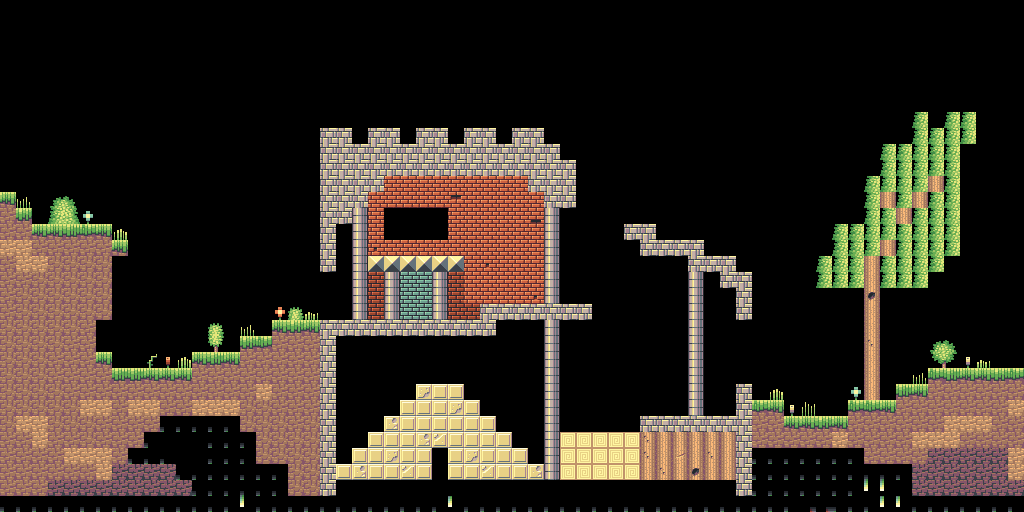

Tiled map render using the project's own tile images. Description and the whole map definition, tile-layer contents included, below:
An orthogonal 64x32 tile map with 16x16 px tiles, 1 tile layer (Tile Layer 1).

<map version="1.0" tiledversion="1.0.1" orientation="orthogonal" renderorder="right-down" width="64" height="32" tilewidth="16" tileheight="16" nextobjectid="1">
 <tileset firstgid="1" name="spritesheet" tilewidth="16" tileheight="16" tilecount="1024" columns="32">
  <image source="spritesheet.png" trans="ff00ff" width="512" height="512" />
 </tileset>
 <layer name="Tile Layer 1" width="64" height="32">
  <data encoding="csv">
0,0,0,0,0,0,0,0,0,0,0,0,0,0,0,0,0,0,0,0,0,0,0,0,0,0,0,0,0,0,0,0,0,0,0,0,0,0,0,0,0,0,0,0,0,0,0,0,0,0,0,0,0,0,0,0,0,0,0,0,0,0,0,0,
0,0,0,0,0,0,0,0,0,0,0,0,0,0,0,0,0,0,0,0,0,0,0,0,0,0,0,0,0,0,0,0,0,0,0,0,0,0,0,0,0,0,0,0,0,0,0,0,0,0,0,0,0,0,0,0,0,0,0,0,0,0,0,0,
0,0,0,0,0,0,0,0,0,0,0,0,0,0,0,0,0,0,0,0,0,0,0,0,0,0,0,0,0,0,0,0,0,0,0,0,0,0,0,0,0,0,0,0,0,0,0,0,0,0,0,0,0,0,0,0,0,0,0,0,0,0,0,0,
0,0,0,0,0,0,0,0,0,0,0,0,0,0,0,0,0,0,0,0,0,0,0,0,0,0,0,0,0,0,0,0,0,0,0,0,0,0,0,0,0,0,0,0,0,0,0,0,0,0,0,0,0,0,0,0,0,0,0,0,0,0,0,0,
0,0,0,0,0,0,0,0,0,0,0,0,0,0,0,0,0,0,0,0,0,0,0,0,0,0,0,0,0,0,0,0,0,0,0,0,0,0,0,0,0,0,0,0,0,0,0,0,0,0,0,0,0,0,0,0,0,0,0,0,0,0,0,0,
0,0,0,0,0,0,0,0,0,0,0,0,0,0,0,0,0,0,0,0,0,0,0,0,0,0,0,0,0,0,0,0,0,0,0,0,0,0,0,0,0,0,0,0,0,0,0,0,0,0,0,0,0,0,0,0,0,0,0,0,0,0,0,0,
0,0,0,0,0,0,0,0,0,0,0,0,0,0,0,0,0,0,0,0,0,0,0,0,0,0,0,0,0,0,0,0,0,0,0,0,0,0,0,0,0,0,0,0,0,0,0,0,0,0,0,0,0,0,0,0,0,0,0,0,0,0,0,0,
0,0,0,0,0,0,0,0,0,0,0,0,0,0,0,0,0,0,0,0,0,0,0,0,0,0,0,0,0,0,0,0,0,0,0,0,0,0,0,0,0,0,0,0,0,0,0,0,0,0,0,0,0,0,0,0,0,102,0,102,102,0,0,0,
0,0,0,0,0,0,0,0,0,0,0,0,0,0,0,0,0,0,0,0,131,131,0,131,131,0,131,131,0,131,131,0,131,131,0,0,0,0,0,0,0,0,0,0,0,0,0,0,0,0,0,0,0,0,0,0,0,102,102,102,102,0,0,0,
0,0,0,0,0,0,0,0,0,0,0,0,0,0,0,0,0,0,0,0,131,131,131,131,131,131,131,131,131,131,131,131,131,131,131,0,0,0,0,0,0,0,0,0,0,0,0,0,0,0,0,0,0,0,0,102,102,102,102,102,0,0,0,0,
0,0,0,0,0,0,0,0,0,0,0,0,0,0,0,0,0,0,0,0,131,131,131,131,131,131,131,131,131,131,131,131,131,131,131,131,0,0,0,0,0,0,0,0,0,0,0,0,0,0,0,0,0,0,0,102,102,102,102,102,0,0,0,0,
0,0,0,0,0,0,0,0,0,0,0,0,0,0,0,0,0,0,0,0,131,131,131,131,259,259,259,259,259,259,259,259,259,131,131,131,0,0,0,0,0,0,0,0,0,0,0,0,0,0,0,0,0,0,102,102,102,102,163,102,0,0,0,0,
1,39,0,70,71,0,0,0,0,0,0,0,0,0,0,0,0,0,0,0,131,131,131,259,259,259,259,259,260,259,259,259,259,259,131,131,0,0,0,0,0,0,0,0,0,0,0,0,0,0,0,0,0,0,102,163,102,163,102,102,0,0,0,0,
33,3,76,102,103,5,0,0,0,0,0,0,0,0,0,0,0,0,0,0,131,131,67,259,0,0,0,0,259,259,259,259,259,257,67,43,0,0,0,0,75,0,0,0,0,0,0,0,0,0,0,0,0,0,102,102,163,102,102,102,0,0,0,0,
33,33,1,1,2,4,1,38,0,0,0,0,0,0,0,0,0,0,0,0,131,43,67,259,0,0,0,0,259,259,259,259,259,259,67,43,0,0,0,131,131,0,0,0,0,0,0,0,0,0,0,0,102,102,102,102,102,102,102,102,0,0,0,0,
34,34,33,33,33,33,33,1,0,0,0,0,0,0,0,0,0,0,0,0,131,43,67,258,259,259,259,259,259,259,259,259,259,259,67,43,0,0,0,0,131,131,131,131,0,0,0,0,0,0,0,0,102,102,102,163,102,102,102,102,0,0,0,0,
33,34,34,35,35,35,35,0,0,0,0,0,0,0,0,0,0,0,0,0,131,43,67,195,195,195,195,195,195,259,258,259,259,259,67,43,0,0,0,0,0,0,0,131,131,131,0,0,0,0,0,102,102,102,163,102,102,102,102,0,0,0,0,0,
33,33,35,35,35,35,35,0,0,0,0,0,0,0,0,0,0,0,0,0,43,43,67,261,67,229,229,67,261,259,259,259,259,259,67,43,0,0,0,0,0,0,0,67,0,131,131,0,0,0,0,102,102,102,163,102,102,102,0,0,0,0,0,0,
33,35,35,35,35,35,35,0,0,0,0,0,0,0,0,0,0,0,0,0,43,43,67,261,67,229,229,67,261,259,259,259,259,258,67,43,43,0,0,0,0,0,0,67,0,0,131,0,0,0,0,0,0,0,164,0,0,0,0,0,0,0,0,0,
33,35,35,35,35,35,35,0,0,0,0,0,0,0,0,0,0,8,134,40,43,43,67,261,67,229,229,67,261,261,131,131,131,131,131,131,131,0,0,0,0,0,0,67,0,0,131,0,0,0,0,0,0,0,163,0,0,0,0,0,0,0,0,0,
35,35,35,35,35,33,0,0,0,0,0,0,0,135,0,39,0,1,3,1,131,131,131,131,131,131,131,131,131,131,131,0,0,0,67,14,15,0,0,0,0,0,0,67,0,0,0,0,0,0,0,0,0,0,163,0,0,0,0,0,0,0,0,0,
35,35,35,35,33,33,0,0,0,0,0,0,0,167,0,3,4,33,33,33,131,0,0,0,0,0,0,0,0,0,0,0,0,0,67,14,15,0,0,0,0,0,0,67,0,0,0,0,0,0,0,0,0,0,162,0,0,0,198,199,0,0,0,0,
35,35,35,33,33,33,1,0,0,166,6,38,1,2,1,33,33,33,33,33,131,0,0,0,0,0,0,0,0,0,0,0,0,0,67,14,15,0,0,0,0,0,0,67,0,0,0,0,0,0,0,0,0,0,163,0,0,0,230,231,7,40,0,0,
35,35,35,33,33,33,33,2,2,1,1,1,33,33,33,33,33,33,33,33,131,0,0,0,0,0,0,172,0,0,0,0,0,0,67,14,15,0,0,0,0,0,0,67,0,0,0,0,0,0,0,0,0,0,163,0,0,39,4,2,1,1,3,4,
35,35,35,35,33,33,33,33,33,33,33,33,33,33,33,33,34,33,33,33,131,0,0,0,0,0,97,99,99,0,0,0,0,0,67,14,15,0,0,0,0,0,0,67,0,0,131,0,38,0,0,0,0,5,163,0,2,1,33,33,33,33,33,33,
35,35,35,35,35,34,34,33,34,34,33,33,34,34,34,35,35,33,33,33,131,0,0,0,0,99,99,99,97,99,0,0,0,0,67,14,15,0,0,0,76,76,0,67,0,0,131,4,1,7,37,0,0,4,4,1,33,33,33,33,33,33,33,34,
35,34,34,35,35,35,33,33,33,33,10,10,10,10,10,35,35,35,33,35,131,0,0,0,100,99,99,99,99,99,99,0,0,0,67,14,15,0,0,0,131,131,131,131,131,131,131,33,33,1,1,3,1,33,33,33,33,33,33,34,34,34,33,33,
33,33,34,33,33,35,33,33,33,10,171,171,171,10,10,10,35,35,35,35,131,0,0,99,99,99,100,98,99,99,99,99,0,0,67,165,165,165,165,165,162,163,163,163,163,163,131,33,33,33,33,33,34,33,33,33,33,34,34,34,33,33,33,33,
33,33,33,33,34,34,34,33,10,10,10,171,171,10,10,10,35,35,35,35,131,0,99,99,97,99,99,137,99,97,99,99,99,0,67,165,165,165,165,165,162,163,161,163,162,163,131,10,10,10,10,10,10,10,33,33,33,33,36,36,36,36,36,34,
33,33,33,33,33,33,34,36,36,36,36,10,10,10,10,10,10,10,35,35,131,99,100,99,99,98,99,169,99,99,98,99,99,100,67,165,165,165,165,165,163,162,163,164,163,163,131,10,10,10,10,10,10,10,10,10,10,36,36,36,36,36,36,34,
33,33,33,36,36,36,36,36,36,36,36,36,10,10,10,10,10,10,35,35,131,11,11,11,11,11,11,11,11,11,11,11,11,11,11,105,108,105,106,105,105,105,105,107,108,108,131,10,10,10,10,10,10,10,42,42,74,36,36,36,36,36,36,36,
10,10,10,10,10,10,10,10,10,10,10,10,10,10,10,42,10,10,10,10,10,10,10,10,10,10,10,10,42,10,10,10,10,10,10,10,10,10,10,10,10,10,10,10,10,10,10,10,10,10,9,9,10,10,10,42,42,10,10,10,10,10,10,10
</data>
 </layer>
</map>